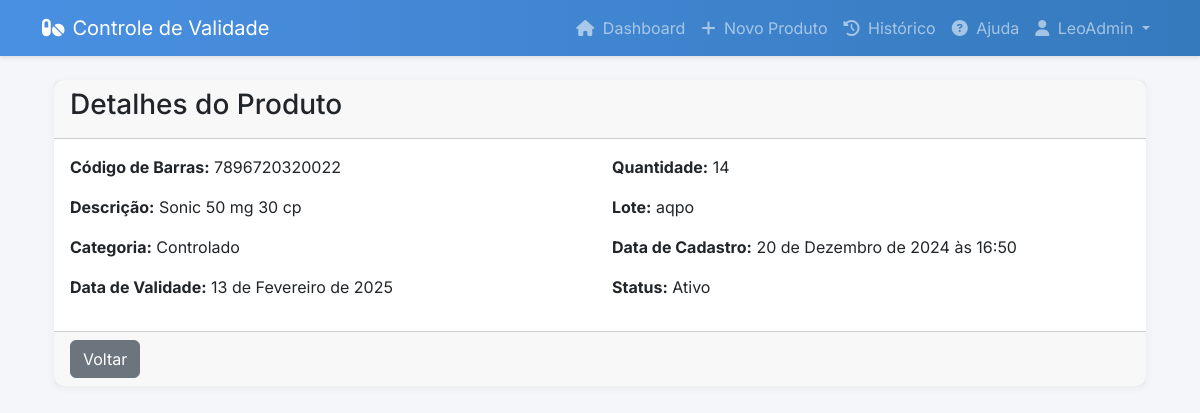
The page /produto/9/detalhes/ (signed in) on the database its author committed.
### core/models.py (models this page shows, shortened)
class Farmacia(AbstractUser):
    nome_loja = models.CharField(max_length=100)
    cpf = models.CharField(max_length=14, unique=True, help_text="Digite o CPF no formato: 000.000.000-00")
    email = models.EmailField(unique=True)
    class Meta:
        verbose_name = "Farmácia"
        verbose_name_plural = "Farmácias"

class Produto(models.Model):
    CATEGORIA_CHOICES = [
        ('MEDICAMENTO', 'Medicamento'),
        ('CONTROLADO', 'Controlado'),
        ('TERMOLABEL', 'Termolábel'),
        ('ALIMENTO', 'Alimento'),
        ('PERFUMARIA', 'Perfumaria'),
    ]
    STATUS_CHOICES = [
        ('ATIVO', 'Ativo'),
        ('RETIRADO', 'Retirado'),
    ]
    farmacia = models.ForeignKey(Farmacia, on_delete=models.CASCADE)
    codigo_barras = models.CharField(max_length=13)
    descricao = models.CharField(max_length=200)
    categoria = models.CharField(
        max_length=20,
        choices=CATEGORIA_CHOICES,
        default='MEDICAMENTO'
    )
    data_validade = models.DateField()
    quantidade = models.IntegerField()
    lote = models.CharField(max_length=50)
    data_cadastro = models.DateTimeField(default=timezone.now)
    status = models.CharField(max_length=10, choices=STATUS_CHOICES, default='ATIVO')
    data_retirada = models.DateTimeField(null=True, blank=True)
    motivo_retirada = models.TextField(blank=True, null=True)
    class Meta:
        ordering = ['-data_cadastro']

### core/views.py (the view)
# urls.py: path('produto/<int:pk>/detalhes/', views.produto_detalhes, name='produto_detalhes'),
@login_required
def produto_detalhes(request, pk):
    produto = get_object_or_404(Produto, pk=pk, farmacia=request.user)
    return render(request, 'core/produto_detalhes.html', {'produto': produto})

### core/templates/core/produto_detalhes.html
{% extends 'core/base.html' %}
{% block content %}
<div class="container">
    <div class="card">
        <div class="card-header">
            <h3>Detalhes do Produto</h3>
        </div>
        <div class="card-body">
            <div class="row">
                <div class="col-md-6">
                    <p><strong>Código de Barras:</strong> {{ produto.codigo_barras }}</p>
                    <p><strong>Descrição:</strong> {{ produto.descricao }}</p>
                    <p><strong>Categoria:</strong> {{ produto.get_categoria_display }}</p>
                    <p><strong>Data de Validade:</strong> {{ produto.data_validade }}</p>
                </div>
                <div class="col-md-6">
                    <p><strong>Quantidade:</strong> {{ produto.quantidade }}</p>
                    <p><strong>Lote:</strong> {{ produto.lote }}</p>
                    <p><strong>Data de Cadastro:</strong> {{ produto.data_cadastro }}</p>
                    <p><strong>Status:</strong> {{ produto.get_status_display }}</p>
                </div>
            </div>
        </div>
        <div class="card-footer">
            <a href="{% url 'dashboard' %}" class="btn btn-secondary">Voltar</a>
        </div>
    </div>
</div>
{% endblock %}

### core/templates/core/base.html (shortened to what this page needs)
<!DOCTYPE html>
<html lang="pt-br">
<head>
    <link href="https://cdn.jsdelivr.net/npm/bootstrap@5.3.0/dist/css/bootstrap.min.css" rel="stylesheet">
    <link href="https://cdn.jsdelivr.net/npm/sweetalert2@11/dist/sweetalert2.min.css" rel="stylesheet">
    <link href="https://cdn.jsdelivr.net/npm/@fortawesome/fontawesome-free@6/css/all.min.css" rel="stylesheet">
    {% load static %}
    <link rel="stylesheet" href="{% static 'css/style.css' %}">
</head>
<body>
    <nav class="navbar navbar-expand-lg navbar-dark">
        <div class="container">
            <a class="navbar-brand d-flex align-items-center" href="{% url 'dashboard' %}">
                <i class="fas fa-pills me-2"></i>
                Controle de Validade
            </a>
            <div class="collapse navbar-collapse" id="navbarNav">
                <ul class="navbar-nav ms-auto">
                    {% if user.is_authenticated %}
                        <li class="nav-item">
                            <a class="nav-link" href="{% url 'dashboard' %}">
                                <i class="fas fa-home me-1"></i> Dashboard
                            </a>
                        </li>
                        <li class="nav-item">
                            <a class="nav-link" href="{% url 'produto_novo' %}">
                                <i class="fas fa-plus me-1"></i> Novo Produto
                            </a>
                        </li>
                        <li class="nav-item">
                            <a class="nav-link" href="{% url 'historico' %}">
                                <i class="fas fa-history me-1"></i> Histórico
                            </a>
                        </li>
                        <li class="nav-item">
                            <a class="nav-link" href="{% url 'ajuda' %}" onclick="showHelp()">
                                <i class="fas fa-question-circle me-1"></i> Ajuda
                            </a>
                        </li>
                        <li class="nav-item dropdown">
                            <a class="nav-link dropdown-toggle" href="#" id="userDropdown" role="button" data-bs-toggle="dropdown">
                                <i class="fas fa-user me-1"></i> {{ user.nome_loja }}
                            </a>
                        </li>
                    {% endif %}
                </ul>
            </div>
        </div>
    </nav>
    <div class="container mt-4">
        {% block content %}
        {% endblock %}
    </div>
</body>
</html>

### static/css/style.css (style rules this page uses)
:root { --primary-color: #4a90e2; --secondary-color: #f5f6fa; --danger-color: #e74c3c; --warning-color: #f1c40f; --success-color: #2ecc71; }
body { background-color: var(--secondary-color); font-family: 'Inter', sans-serif; }
.navbar { box-shadow: 0 2px 4px rgba(0,0,0,0.1); background: linear-gradient(to right, #4a90e2, #357abd); }
.card { border: none; border-radius: 10px; box-shadow: 0 2px 10px rgba(0,0,0,0.05); transition: transform 0.2s; }

### rows shown on the page
Farmacia: nome_loja "LeoAdmin"
Produto: codigo_barras "7896720320022", descricao "Sonic 50 mg 30 cp", categoria "Controlado", data_validade "13 de Fevereiro de 2025", quantidade "14", lote "aqpo", data_cadastro "20 de Dezembro de 2024 às 16:50", status "Ativo"
